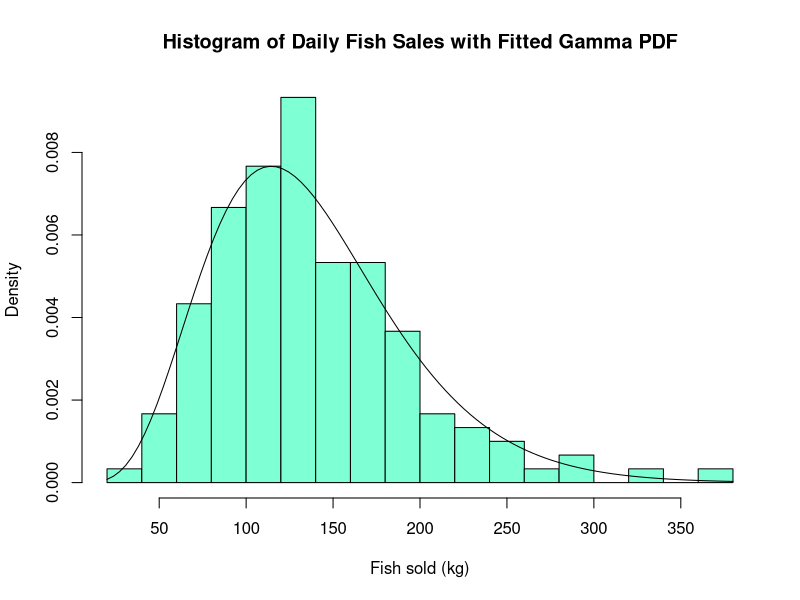
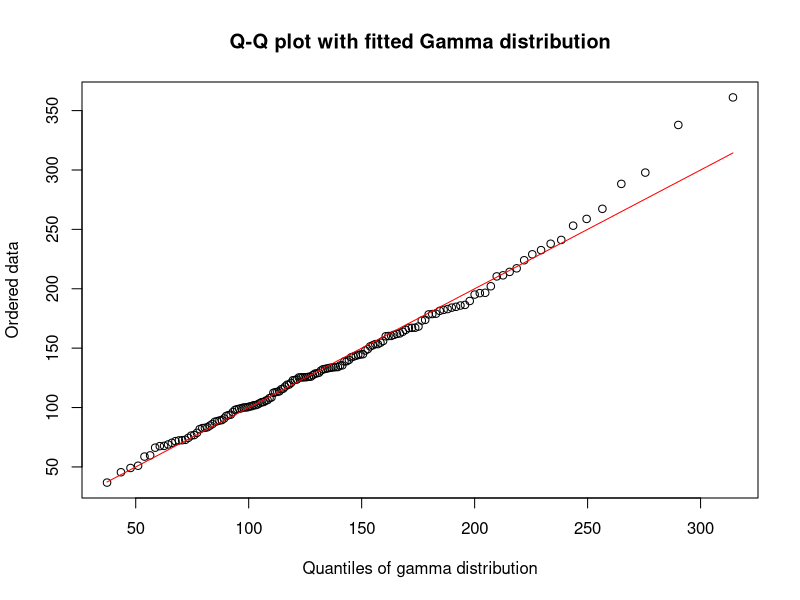

Generate these figures, in order, with R:
# (a)
# Read in data values 

nfsold=
  c(  68.9, 142.3, 144.9,  89.1, 153.4,  96.2, 182.9,  94.0, 100.9,  49.1,
      128.5, 181.4, 119.2, 126.0, 165.4,  92.9, 132.2, 100.2, 125.3, 123.0,
      59.7, 125.6, 125.5, 163.8, 185.9, 361.1, 229.0,  58.7, 214.2,  74.5,
      202.1, 100.1,  78.7,  72.5,  98.6, 162.0, 133.9,  84.8,  76.8, 237.9,
      162.4, 297.8, 123.2, 125.4, 101.1,  71.7, 120.7, 143.6, 125.4, 101.9,
      142.9, 134.0, 135.5,  88.5,  89.4, 337.9, 132.5, 135.4,  88.0, 115.9,
      102.0, 156.0, 104.5, 133.3,  99.0, 139.0, 232.5, 184.1, 100.0, 288.3,
      196.6, 179.0, 160.3, 144.7, 128.8, 167.0, 160.2, 112.4, 134.1,  81.8,
      217.2, 154.6, 186.4,  45.5,  72.8, 103.6, 173.2,  67.5,  86.1, 123.6,
      90.8, 258.8, 168.2, 241.1, 129.3,  93.6, 133.6, 184.8, 138.8,  70.3,
      36.8, 106.3, 173.8, 125.9, 131.1, 104.6, 210.4, 161.2, 119.3, 178.7,
      113.6, 140.1, 153.4, 144.2, 105.7, 117.6,  82.7, 167.2, 151.5, 112.9,
      82.9, 182.2, 189.7,  76.4, 115.4, 211.3, 196.3,  83.4, 108.5, 113.2,
      127.3, 107.9, 149.2,  51.0,  72.3, 224.0, 160.0, 167.1, 132.9, 102.6,
      148.0, 178.4, 253.1, 195.1,  99.4,  66.2,  98.0,  67.7, 152.4, 267.3)
# In order to use the method of moments, we require the expectation of a given distribution.
# In this case, for the gamma(lambda,k) distribution, E(x) = k/lambda. Since we have two variables, we require two equations, so we could use E(X^2) = (k+1)k/lambda^2.
# Based on a sample of observed values x_1, ... , x_n, we use the fact that the mean (expectation) is (x_1+...+x_n)/n, and E(X^2) = (x_1^2+...+x_n^2)/n to find solutions for k and lambda.
# In this case, k/lambda = (x_1+...+x_n)/n, rearranging for k we get k = lambda*(x_1+...+x_n)/n. We can then substitute this into the following equation: (k+1)k/lambda^2 = (x_1^2+...+x_n^2)/n
# Now we get (using x_bar := (x_1+...+x_n)/n):
# lambda*x_bar(lambda*x_bar+1)/lambda^2 = (x_1^2+...+x_n^2)/n
# Rearranging we get lambda*(x_bar^2-(x_1^2+...+x_n^2)/n)=-x_bar
# Or lambda_hat = x_bar/((x_1^2+...+x_n^2)/n-x_bar^2)
# We can then use the original equation to find k_hat = lambda_hat*x_bar
nfsold_squared = nfsold^2
lambda_hat = mean(nfsold)/(mean(nfsold_squared)-mean(nfsold)^2)
k_hat = lambda_hat*mean(nfsold)
hist(nfsold,prob=TRUE,breaks=20,col="aquamarine",main = "Histogram of Daily Fish Sales with Fitted Gamma PDF",xlab = "Fish sold (kg)")
curve(dgamma(x,k_hat,lambda_hat),add=TRUE) # Superimposing PDF of fitted gamma distibution
# Comparing the curve to the histogram, it seems like the gamma distribution follows the histogram well. It captures the overall spread of the data, with minimal outliers.
# (b)
pp = c(1:length(nfsold))/151 # In order for Q-Q plots to work, we need to plot x_(k) against F_X^(-1)(k/(n+1)), so we are creating this vector to satisfy the latter part.
qq = qgamma(pp,shape=k_hat,rate=lambda_hat)
plot(qq,sort(nfsold),main="Q-Q plot with fitted Gamma distribution",xlab="Quantiles of gamma distribution",ylab="Ordered data")
curve(x*1,col="red",add=TRUE)
# Looking at the Q-Q plot, the points lie fairly close to the slope y=x, meaning the gamma distribution follows the data quite well. There are, however, data quite above the line near the end.
# (c)
# (i)
cost = function(n)
{
  if(n<=150)
  {
    return(n*5)
  }
  else
  {
    return(750+(n-150)*2.8) # 150*5=750, and if the weight is more than 150kg, the amount over 150 is multiplied by 2.8
  }
}

# (ii)
income = function(n,d)
{
  return(min(n,d)*9+max((n-d),0)*1) # Whatever is left over from demand is multiplied by 1.
}
# Note how I used min(n,d), since Rachel cannot sell more than she has stock. Similar case for max(n-d,0), since if d>n, there would absolutely be no more leftover.
# (iii)
avg.profit = function(n,k,lambda,nreps)
{
  profits = numeric(nreps)
  demand = rgamma(nreps,k,lambda)
  for(i in 1:nreps)
  {
    profits[i] = income(n,demand[i]) - cost(n)
  }

  return(mean(profits))
}
# Testing
cost(50) # Less than 150, return 50*5=250 which is what we wanted.
cost(150) # Boundary, equal to 150, returns 150*5=750, correct.
cost(200) # Returns 890=150*5+50*2.8, correct again.
income(200,150) # demand < purchase, returning 1400=150*9+50*1, correct.
income(200,200) # demand = purchase, returning 1800=200*9, correct.
income(200,250) # demand > purchase, returning 1800=200*9. Note that despite there being more demand, rachel cannot sell more than she physically has.
avg.profit(200,k_hat,lambda_hat,100) # Using k and lambda from part (a), we get 371.4208.
avg.profit(200,k_hat,lambda_hat,1000) # Returns 368.933.
avg.profit(200,k_hat,lambda_hat,10^7) # Returns 365.7574. Takes a while though!
avg.profit(400,k_hat,lambda_hat,1000) # Returns 55.70122. Expected since higher cost, and demand does not depend on n.
